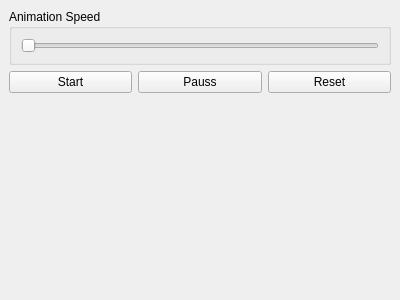
<?xml version="1.0" encoding="UTF-8"?>
<ui version="4.0">
 <class>OptionWidget</class>
 <widget class="QDockWidget" name="OptionWidget">
  <property name="geometry">
   <rect>
    <x>0</x>
    <y>0</y>
    <width>400</width>
    <height>300</height>
   </rect>
  </property>
  <property name="windowTitle">
   <string>Options</string>
  </property>
  <widget class="QWidget" name="dockWidgetContents">
   <layout class="QVBoxLayout" name="verticalLayout">
    <item>
     <widget class="QGroupBox" name="groupBox">
      <property name="title">
       <string>Animation Speed</string>
      </property>
      <layout class="QHBoxLayout" name="horizontalLayout_2">
       <item>
        <widget class="QSlider" name="horizontalSlider">
         <property name="orientation">
          <enum>Qt::Horizontal</enum>
         </property>
        </widget>
       </item>
      </layout>
     </widget>
    </item>
    <item>
     <layout class="QHBoxLayout" name="horizontalLayout">
      <item>
       <widget class="QPushButton" name="pushButton_2">
        <property name="text">
         <string>Start</string>
        </property>
       </widget>
      </item>
      <item>
       <widget class="QPushButton" name="pushButton_3">
        <property name="text">
         <string>Pauss</string>
        </property>
       </widget>
      </item>
      <item>
       <widget class="QPushButton" name="pushButton">
        <property name="text">
         <string>Reset</string>
        </property>
       </widget>
      </item>
     </layout>
    </item>
    <item>
     <spacer name="verticalSpacer">
      <property name="orientation">
       <enum>Qt::Vertical</enum>
      </property>
      <property name="sizeHint" stdset="0">
       <size>
        <width>20</width>
        <height>40</height>
       </size>
      </property>
     </spacer>
    </item>
   </layout>
  </widget>
 </widget>
 <resources/>
 <connections/>
</ui>
